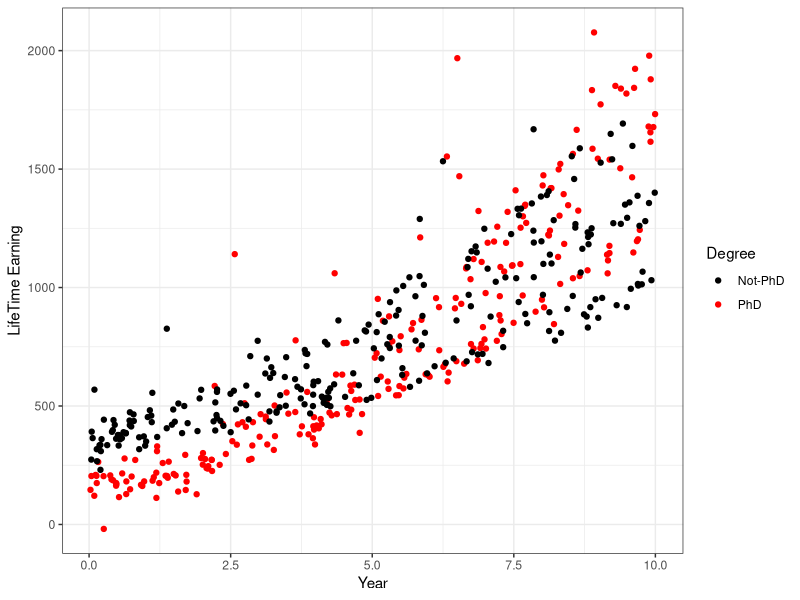
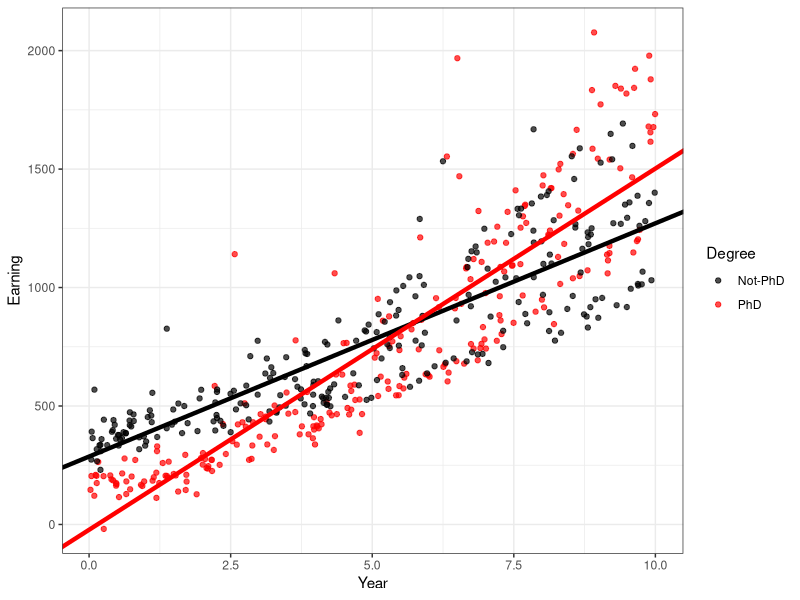
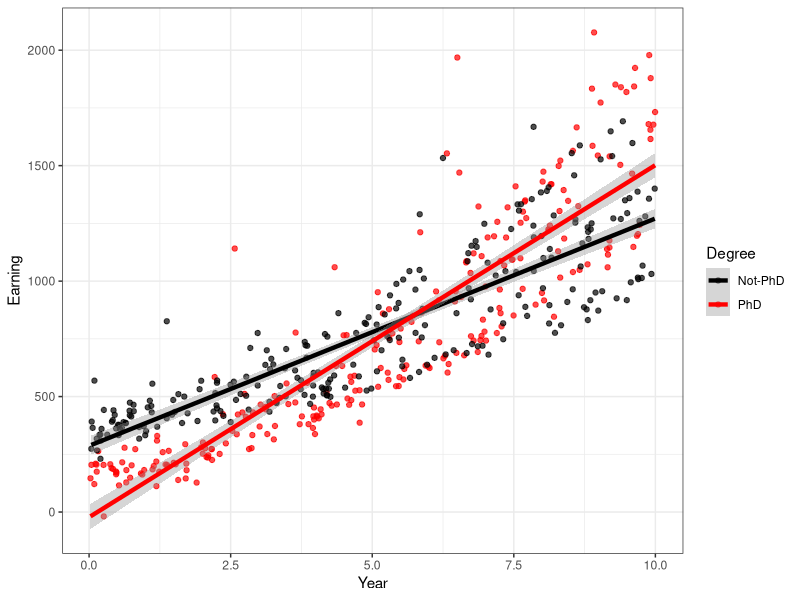
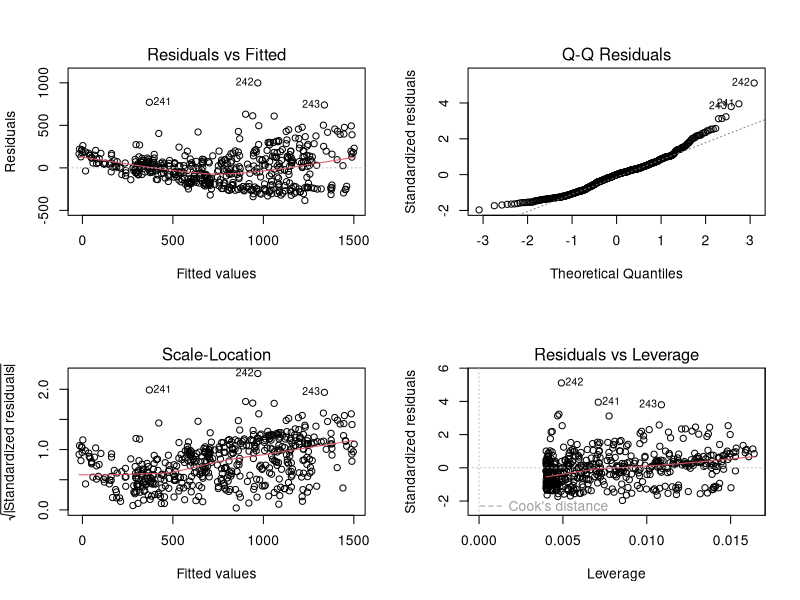
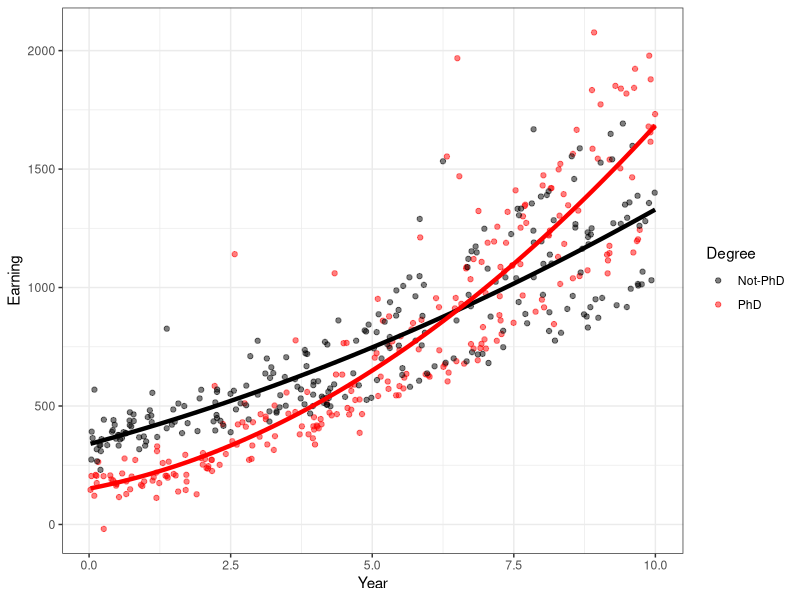
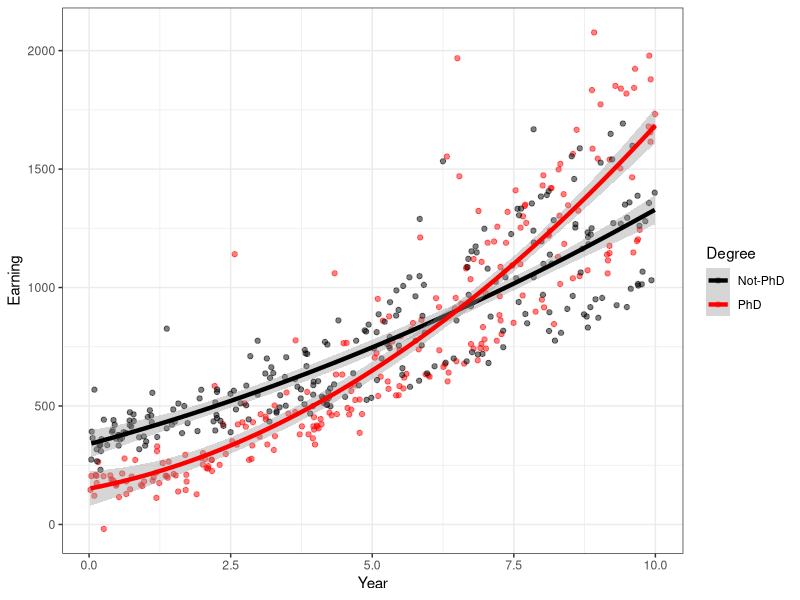
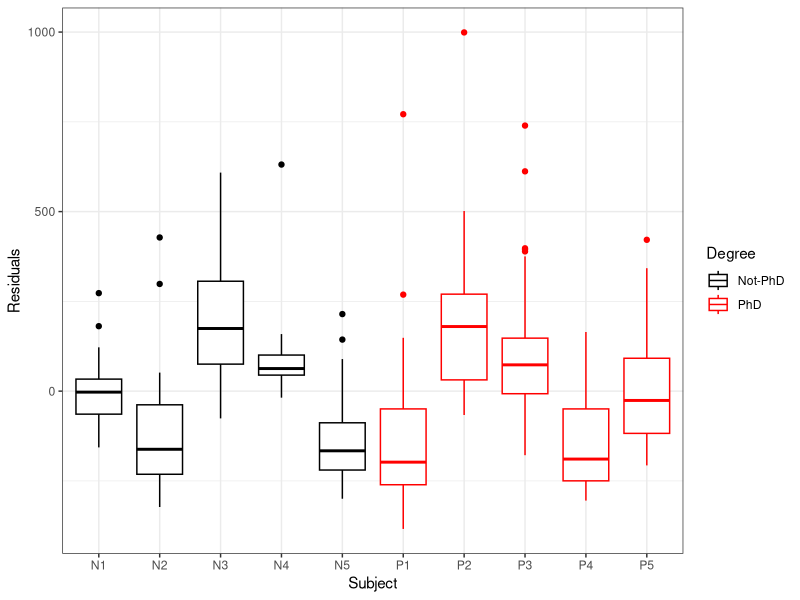
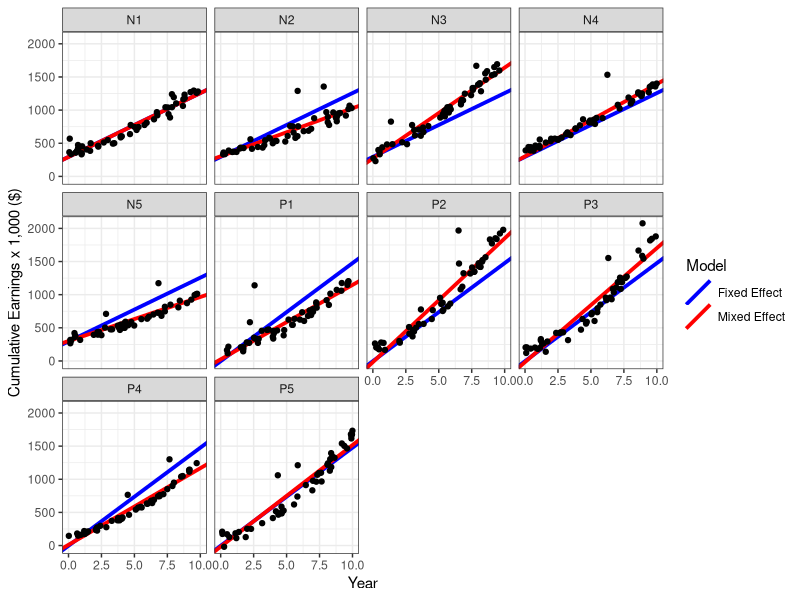

Generate these figures, in order, with R:
## ---- chunk 1
knitr::opts_chunk$set(echo = TRUE)
## ---- chunk 2
library(magrittr) # You can use %>% for nested functions in data manipulation
library(dplyr)    # For data manipulation
library(tidyr)    # For tidying your data (columns and rows)
library(ggplot2)  # For plotting
library(boot)     # For bootstrapping and cross-validation
library(nlme)     # For mixed-effect models


# Feel free to add your libraries of interest if needed

## ---- chunk 3

set.seed(123)

n.groups = 10

Year1 <- Year2 <- Earning1 <- Earning2 <- matrix(rep(0,250),ncol = n.groups/2)
for (i in 1:(n.groups/2)){
  
  s1 <- sample(c(20,50,60,70),1)
  s2 <- sample(c(35,65,60,80),1)
  
  noise1 = rnorm(48, 0, s1)
  noise2 = rnorm(48, 0, s2)
  
  noise1 = c(noise1, rnorm(2, 400, 300))
  noise2 = c(noise2, rnorm(2, 400, 200))
  
  Year1[,i] <- runif(50, 0, 10)
  Year2[,i] <- runif(50, 0, 10)
  
  coef1.rand <- c(rnorm(1,10,50), rnorm(1,5,15), rnorm(1,0,2)) 
  coef2.rand <- c(rnorm(1,15,80), rnorm(1,5,20), rnorm(1,0,.8)) 
  
  
  Earning1[,i] <- 90+coef1.rand[1] + Year1[,i]*(25+coef1.rand[2]) + Year1[,i]^2*(10+coef1.rand[3]) + noise1
  
  
  Earning2[,i] <- 300+coef2.rand[1] + Year2[,i]*(60+coef2.rand[2]) + Year2[,i]^2*(4+coef2.rand[3]) + noise2
}


# names1 <- factor(c("P1", "P2", "P3", "P4", "P5", "P6", "P7", "P8", "P9", "P10"))
# names2 <- factor(c("N1", "N2", "N3", "N4", "N5", "N6", "N7", "N8", "N9", "N10"))

names1 <- factor(c("P1", "P2", "P3", "P4", "P5"))
names2 <- factor(c("N1", "N2", "N3", "N4", "N5"))





df.Year1 <- data.frame(Year1)
df.Year1.long <- df.Year1 %>%
  set_colnames(names1)%>%
  pivot_longer(1:5, names_to = "Group", values_to = "Year")
  
# names(df.Year1.long)

df.Earning1 <- data.frame(Earning1)
df.Earning1.long <- df.Earning1 %>%
  set_colnames(names1)%>%
  pivot_longer(1:5, names_to = "Group", values_to = "Earning") 

df.Earning1.long$Group <- NULL

df1.long <- data.frame(df.Year1.long, df.Earning1.long)



df.Year2 <- data.frame(Year2)
df.Year2.long <- df.Year2 %>%
  set_colnames(names2)%>%
  pivot_longer(1:5, names_to = "Group", values_to = "Year") 
  
# names(df.Year2.long)

df.Earning2 <- data.frame(Earning2)
df.Earning2.long <- df.Earning2 %>%
  set_colnames(names2)%>%
  pivot_longer(1:5, names_to = "Group", values_to = "Earning") 

df.Earning2.long$Group <- NULL

df2.long <- data.frame(df.Year2.long, df.Earning2.long)


Degree <- rbind(matrix(c(rep("PhD", dim(df1.long)[1])), nrow = dim(df1.long)[1]) ,
                matrix(c(rep("Not-PhD", dim(df2.long)[1])), nrow = dim(df2.long)[1]))


Earnings.df <- data.frame(rbind(df1.long, df2.long) , Degree) %>%
  mutate(Group = factor(Group), Degree = factor(Degree))




attach(Earnings.df)


ggplot(Earnings.df) +
  geom_point(aes(x = Year, y = Earning, col = Degree)) +
  ylab("LifeTime Earning") +
  xlab("Year") +
  scale_color_manual(values = c("black", "red")) +
  theme_bw()

## ---- chunk 4
lm.fit1 <- lm(Earning ~ Year*Degree, Earnings.df)
summary(lm.fit1)



lm.fit2 <- lm(Earning ~ Year*Degree + I(Year^2)*Degree, Earnings.df)
summary(lm.fit2)
## ---- chunk 5
lm.fit1 <- lm(Earning ~ Year*Degree, Earnings.df)
summary(lm.fit1)
## ---- chunk 6
coeffs <- coef(lm.fit1)
coeffs
ggplot(Earnings.df, aes(x=Year, y=Earning, col=Degree)) +
  geom_point(alpha=.7) +
  geom_abline(slope = coeffs[2], intercept = coeffs[1], col = "black", size = 1.5) +
  geom_abline(slope = coeffs[2]+coeffs[4], intercept = coeffs[1]+coeffs[3], col = "red" , size = 1.5) +
  scale_color_manual(values = c("black", "red")) +
  theme_bw()

ggplot(Earnings.df, aes(x=Year, y=Earning, col=Degree)) +
  geom_point(alpha=.7) +
  geom_smooth(method = "lm", formula = y~x, size = 1.5) +
  scale_color_manual(values = c("black", "red")) +
  theme_bw()
## ---- chunk 7
par(mfrow=c(2,2))
plot(lm.fit1)
## ---- chunk 8

Earnings.df_notPhD <- Earnings.df %>%
  filter(Degree == "Not-PhD")

sigma <- sqrt( sum(lm.fit1$residuals^2)/(500-2) )

SE.eq <- sigma / sqrt(sum( (Earnings.df_notPhD$Year - mean(Earnings.df_notPhD$Year) )^2 ))


# SE.eq <- sigma/
#   sqrt(sum( (Earnings.df$Year - mean(Earnings.df$Year) )^2 ))


SE.eq
## ---- chunk 9
boot.fn <- function (data , index){
  coef (lm(Earning ~ Year*Degree , data = data , subset = index))[2]
}

beta1.boot <- boot(Earnings.df , boot.fn, 200)

sd(beta1.boot$t)
## ---- chunk 10
lm.fit2 <- lm(Earning ~ Year*Degree + I(Year^2)*Degree, Earnings.df)
summary(lm.fit2)
## ---- chunk 11

# First: Use the coefficients and stat_function
coeff.fit2 <- coef(lm.fit2)

f1 <- function(x) coeff.fit2[1] + coeff.fit2[2]*x + coeff.fit2[4]*x^2
f2 <- function(x) coeff.fit2[1]+coeff.fit2[3] + (coeff.fit2[2]+coeff.fit2[5])*x + (coeff.fit2[4]+coeff.fit2[6])*x^2

ggplot(Earnings.df, aes(x=Year, y=Earning, col=Degree)) + 
  geom_point(alpha=.5) +
  stat_function(fun=f1, colour="black", size=1.5) +
  stat_function(fun=f2, colour="red", size=1.5) +
  scale_color_manual(values = c("black", "red")) +
  theme_bw()



# or: use geom_smooth with x+I(x^2)
# geom_smooth considers interactions by default
ggplot(Earnings.df, aes(x=Year, y=Earning, col=Degree)) + 
  geom_point(alpha=.5) +
  geom_smooth(method="lm", formula = y~x+I(x^2), size=1.5) +
  scale_color_manual(values = c("black", "red")) +
  theme_bw()
## ---- chunk 12
# lm.fit3 <- lm(Earning ~ Year * Degree + I(Year^2):Degree)

anova(lm.fit2, lm.fit1)
## ---- chunk 13

glm.fit1 <- glm (Earning ~ Year*Degree, data = Earnings.df)
glm.fit2 <- glm (Earning ~ Year*Degree + I(Year^2)*Degree, data = Earnings.df)
  
cv.error.fit1 <- cv.glm (Earnings.df , glm.fit1 , K = 10)$delta[1]
cv.error.fit2 <- cv.glm (Earnings.df , glm.fit2 , K = 10)$delta[1]

data.frame( cv.error.fit1, cv.error.fit2 )

## ---- chunk 14
attach(Earnings.df)

ggplot(lm.fit1) +
  geom_boxplot(aes(x = Group, y = .resid, col = Degree)) +
  scale_color_manual(values=c("black", "red")) +
  xlab("Subject") + ylab("Residuals") +
  theme_bw()
## ---- chunk 15
lm.fit.mixed <- lme(Earning ~ Year*Degree, data = Earnings.df, random=list( Group = pdDiag( ~Year) ) )

lm.fit.mixed <- lme(Earning ~ Year*Degree, data = Earnings.df, random= ~Year | Group)

summary(lm.fit.mixed)
## ---- chunk 16
fixed.effects(lm.fit.mixed)
random.effects(lm.fit.mixed)
## ---- chunk 17
coeff.mixed <- coef(lm.fit.mixed)
coeff.mixed
## ---- chunk 18
coeffs.ranef <- random.effects(lm.fit.mixed)
coeffs.fixed <- fixed.effects(lm.fit.mixed)

coeffs.model.mixed <- matrix(rep(0,20), nrow = 10)
coeffs.model.fixed <- matrix(rep(0,20), nrow = 10)


coeffs.model.fixed[1:5,1] <- coeffs.fixed[1]
coeffs.model.fixed[1:5,2] <- coeffs.fixed[2]
coeffs.model.fixed[6:10,1]<- coeffs.fixed[1]+ coeffs.fixed[3]
coeffs.model.fixed[6:10,2]<- coeffs.fixed[2]+ coeffs.fixed[4]

coeffs.model.mixed[1:5,1] <- coeffs.ranef[1:5,1] + coeffs.fixed[1]
coeffs.model.mixed[1:5,2] <- coeffs.ranef[1:5,2] + coeffs.fixed[2]
coeffs.model.mixed[6:10,1]<- coeffs.ranef[6:10,1] + coeffs.fixed[1]+ coeffs.fixed[3]
coeffs.model.mixed[6:10,2]<- coeffs.ranef[6:10,2] + coeffs.fixed[2]+ coeffs.fixed[4]


ids <- Earnings.df %>% pull(Group) %>% levels() %>% factor()

# make a tibble with the data extracted above
coeffs.model.fixed <- tibble(Group = ids,
                  intercept = coeffs.model.fixed[,1],
                  slope = coeffs.model.fixed[,2])

coeffs.model.mixed <- tibble(Group = ids,
                  intercept = coeffs.model.mixed[,1],
                  slope = coeffs.model.mixed[,2])
## ---- chunk 19

ggplot(Earnings.df, aes(x = Year, y = Earning)) +
  geom_abline(data = coeffs.model.fixed, aes(intercept = intercept, 
                  slope = slope, col="Fixed Effect"), size = 1.3) +
  geom_abline(data = coeffs.model.mixed, aes(intercept = intercept, 
                  slope = slope, col="Mixed Effect"), size = 1.3) +
  geom_point() +
  facet_wrap(~Group) +
  labs(x = "Year", y = "Cumulative Earnings x 1,000 ($)", color = "Model") +
  scale_color_manual(values = c("blue", "red")) +
  theme_bw()

## ---- chunk 20
Data_mixedeffect <- Earnings.df %>%
  mutate(fit = fitted(lm.fit.mixed),
         resid = residuals(lm.fit.mixed))

ggplot(Data_mixedeffect) +
  geom_boxplot(aes(x = Group, y = resid, col = Degree)) +
  scale_color_manual(values=c("black", "red")) +
  xlab("Subject") + ylab("Residuals") +
  theme_bw()
## ---- chunk 21

Coefficients.noCentering <- coef(lm(Earning~Year))

beta0.lower <- Coefficients.noCentering[[1]] - 100*Coefficients.noCentering[[1]]
beta0.upper <- Coefficients.noCentering[[1]] + 100*Coefficients.noCentering[[1]]
beta1.lower <- Coefficients.noCentering[[2]] - 100*Coefficients.noCentering[[2]]
beta1.upper <- Coefficients.noCentering[[2]] + 100*Coefficients.noCentering[[2]]


beta0 <- beta1 <- 0
RSS <- 0
i<-0

for (b0 in seq(beta0.lower, beta0.upper, length.out=100)){
  for(b1 in seq(beta1.lower, beta1.upper, length.out=100)){
    i <- i+1
    beta0[i] <- b0
    beta1[i] <- b1
    
    Earning.hat <- b0 + b1*Year
    RSS[i] <- sum((Earning - Earning.hat)^2)
  }
}

RSS.df.noCentering <- tibble(beta0, beta1, RSS)

ggplot(RSS.df.noCentering, aes(x=beta0, y=beta1, z=RSS)) +
  geom_contour(bins=100) +
  geom_point(aes(x=Coefficients.noCentering[[1]], y=Coefficients.noCentering[[2]]), col="red") +
  theme_bw()




## ---- chunk 22

Coefficients.Centering <- coef(lm(Earning~I(Year-mean(Year))))

beta0.lower <- Coefficients.Centering[[1]] - 100*Coefficients.Centering[[1]]
beta0.upper <- Coefficients.Centering[[1]] + 100*Coefficients.Centering[[1]]
beta1.lower <- Coefficients.Centering[[2]] - 100*Coefficients.Centering[[2]]
beta1.upper <- Coefficients.Centering[[2]] + 100*Coefficients.Centering[[2]]


beta0 <- beta1 <- 0
RSS <- 0
i<-0

for (b0 in seq(beta0.lower, beta0.upper, length.out=100)){
  for(b1 in seq(beta1.lower, beta1.upper, length.out=100)){
    i <- i+1
    beta0[i] <- b0
    beta1[i] <- b1
    
    Earning.hat <- b0 + b1*Year
    RSS[i] <- sum((Earning - Earning.hat)^2)
  }
}

RSS.df.Centering <- tibble(beta0, beta1, RSS)

ggplot(RSS.df.Centering, aes(x=beta0, y=beta1, z=RSS)) +
  geom_contour(bins=100) + 
  geom_point(aes(x=Coefficients.Centering[[1]], y=Coefficients.Centering[[2]]), col="red") +
  theme_bw()




